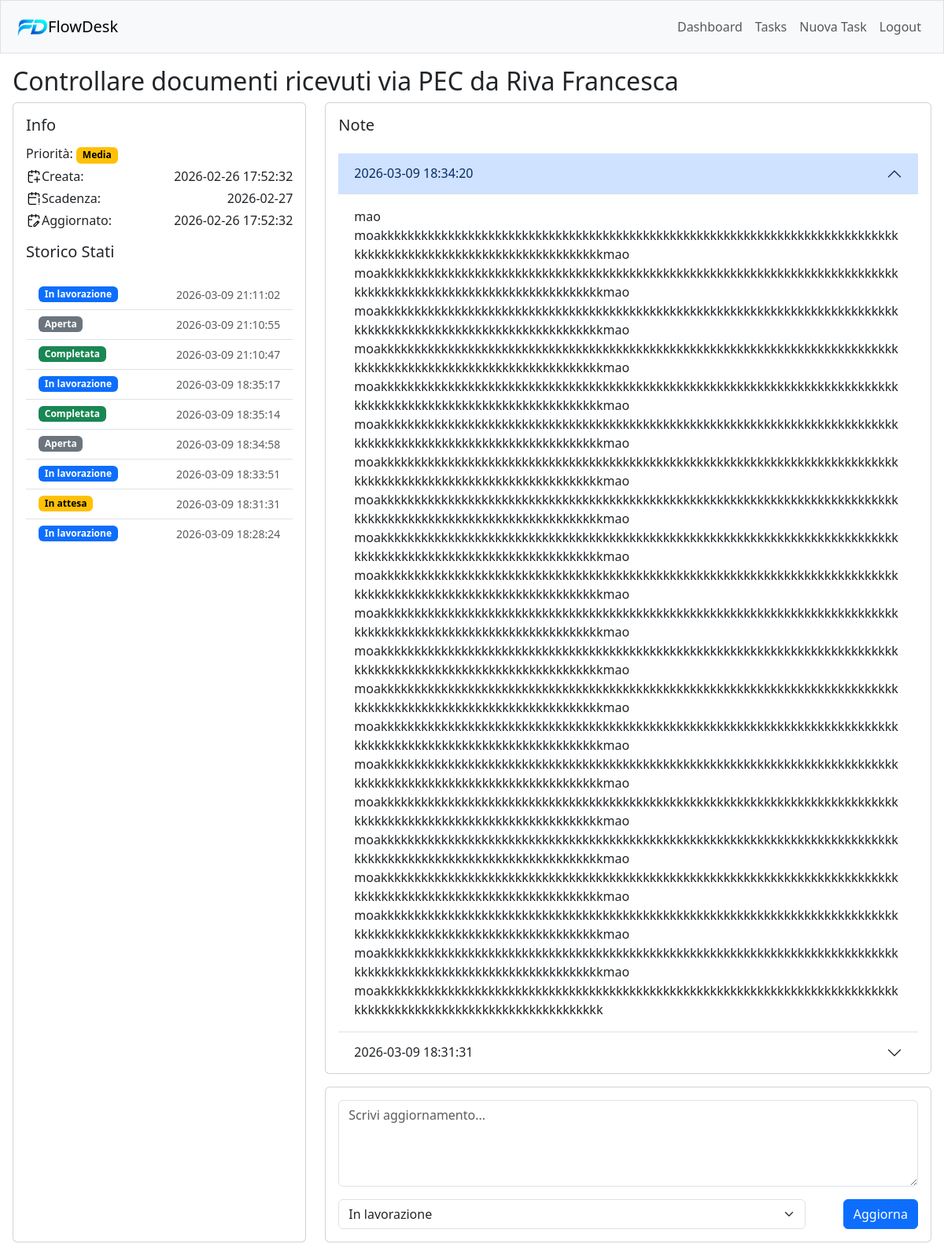
/tasks/12 (signed in), run on the app's committed database.
### tables this page shows
CREATE TABLE tasks(
    id INTEGER PRIMARY KEY AUTOINCREMENT,
    user_id INTEGER NOT NULL,
    title TEXT NOT NULL,
    priority TEXT NOT NULL CHECK (priority in ('Bassa', 'Media', 'Alta')),
    status TEXT NOT NULL CHECK (status in ('Aperta', 'In lavorazione', 'In attesa', 'Completata')),
    created_at DATETIME DEFAULT CURRENT_TIMESTAMP,
    due_date DATE,
    updated_at DATETIME DEFAULT CURRENT_TIMESTAMP,
    FOREIGN KEY (user_id) REFERENCES users(id) ON DELETE CASCADE
);

CREATE TABLE status_history(
id INTEGER PRIMARY KEY AUTOINCREMENT,
task_id INTEGER NOT NULL,
from_status TEXT,
to_status TEXT NOT NULL CHECK (to_status in ('Aperta', 'In lavorazione', 'In attesa', 'Completata')),
changed_at DATETIME DEFAULT CURRENT_TIMESTAMP,
FOREIGN KEY (task_id) REFERENCES tasks(id) ON DELETE CASCADE
);

CREATE TABLE notes(
id INTEGER PRIMARY KEY AUTOINCREMENT,
task_id INTEGER NOT NULL,
created_at DATETIME DEFAULT CURRENT_TIMESTAMP,
content TEXT NOT NULL,
FOREIGN KEY (task_id) REFERENCES tasks(id) ON DELETE CASCADE
);

### app.py (the view)
@app.route('/tasks/<int:task_id>',methods=['GET', 'POST'])
@login_required
def task_detail(task_id):
    if request.method == 'POST':
        content = request.form.get('content')
        status = request.form.get('status')
        user_id = session['user_id']
        conn = get_db_connection()
        row = conn.execute(
            'SELECT status FROM tasks WHERE id = ? AND user_id = ?',
            (task_id, user_id)
        ).fetchone()
        if row is None:
            conn.close()
            return redirect('/tasks')
        from_status = row['status']
        if (not content and status == from_status) or (status and status != from_status and status not in STATUS_ALLOWED_TRANSITIONS[from_status]):
            conn.close()
            return redirect(f'/tasks/{task_id}')
        else:
            if content:
                conn.execute('INSERT INTO notes (task_id, content) VALUES (?, ?)', (task_id, content))
                conn.execute('UPDATE tasks SET updated_at = CURRENT_TIMESTAMP WHERE id = ? AND user_id = ?', (task_id, user_id))
            if status and status != from_status and status in STATUS_ALLOWED_TRANSITIONS[from_status]:
                conn.execute('INSERT INTO status_history (task_id, from_status, to_status) VALUES (?, ?, ?)', (task_id, from_status, status))
                conn.execute('UPDATE tasks SET status = ? WHERE id = ? AND user_id = ?', (status, task_id, user_id))
                conn.execute('UPDATE tasks SET updated_at = CURRENT_TIMESTAMP WHERE id = ? AND user_id = ?', (task_id, user_id))
            conn.commit()
            conn.close()
            return redirect(f'/tasks/{task_id}')
    else:
        user_id = session['user_id']
        conn = get_db_connection()
        task = conn.execute(
            'SELECT * FROM tasks WHERE id = ? AND user_id = ?',
            (task_id, user_id)
        ).fetchone()
        if task is None:
            conn.close()
            return redirect('/tasks')
        notes = conn.execute('SELECT * FROM notes WHERE task_id = ? ORDER BY created_at DESC',(task_id,)).fetchall()
        status_history = conn.execute('SELECT * FROM status_history WHERE task_id = ? ORDER BY changed_at DESC',(task_id,)).fetchall()
        conn.close()
        return render_template('/task_detail.html', task=task, notes=notes, status_history=status_history, status_classes=STATUS_CLASSES,allowed = STATUS_ALLOWED_TRANSITIONS[task['status']], priority_class=PRIORITY_CLASSES[task['priority']])

### helpers.py (called while the page is built)
def login_required(f):
    @wraps(f)
    def decorated_function(*args, **kwargs):
        if session.get('user_id') is None:
            return redirect('/landing')
        return f(*args, **kwargs)
    return decorated_function

def get_db_connection():
    connection = sqlite3.connect('deskflow.db')
    connection.row_factory = sqlite3.Row
    return connection

### templates/task_detail.html (shortened to what this page needs)
{% extends "layout.html" %} {% block title %} Dettaglio Task {% endblock %}
{%block main %}
<div class="task-detail-page h-100 d-flex flex-column">
  <div class="flex-shrink-0">
    <h2>{{ task.title }}</h2>
  </div>
  <div class="row gy-3 flex-grow-1 h-100">
    <div class="col-md-4 d-flex gap-3 task-col-1">
      <div class="card flex-fill">
        <div
          class="card-body d-flex flex-column flex-sm-row flex-md-column gap-3"
        >
          <div
            class="flex-shrink-0 flex-sm-grow-1 flex-md-grow-0 d-flex flex-column gap-1"
          >
            <h5 class="card-title">Info</h5>
            <div>
              <p class="card-text">
                Priorità:
                <span class=" badge {{ priority_class }}"
                  >{{ task.priority }}</span
                >
              </p>
            </div>
            <div
              class="d-flex flex-row flex-md-column flex-lg-row justify-content-between gap-1"
            >
              <div class="d-flex">
                <img
                  src="/static/images/calendar-plus-svgrepo-com.svg"
                  alt="added"
                  width="20"
                />
                <p class="card-text">Creata:</p>
              </div>
              <p class="card-text">{{ task.created_at }}</p>
            </div>
            <div
              class="d-flex flex-row flex-md-column flex-lg-row justify-content-between gap-1"
            >
              <div class="d-flex">
                <img
                  src="/static/images/calendar-warning-svgrepo-com.svg"
                  alt="added"
                  width="20"
                />
                <p class="card-text">Scadenza:</p>
              </div>
              <p class="card-text">{{ task.due_date }}</p>
            </div>
            <div
              class="d-flex flex-row flex-md-column flex-lg-row justify-content-between gap-1"
            >
              <div class="d-flex">
                <img
                  src="/static/images/calendar-edit-svgrepo-com.svg"
                  alt="added"
                  width="20"
                />
                <p class="card-text">Aggiornato:</p>
              </div>
              <p class="card-text">{{ task.updated_at }}</p>
            </div>
          </div>
          <div class="flex-grow-1 d-flex flex-column gap-3">
            <h5>Storico Stati</h5>
            <div class="overflow-auto">
              <ul class="list-group list-group-flush">
                {% for row in status_history %}
                <li
                  class="list-group-item d-flex align-items-center justify-content-between"
                >
                  <span class="badge {{ status_classes[row.to_status] }}"
                    >{{ row.to_status }}</span
                  >
                  <small class="text-muted text-end">
                    {{ row.changed_at }}</small
                  >
                </li>
                {% endfor %}
              </ul>
            </div>
          </div>
        </div>
      </div>
    </div>
    <div class="col-md-8 d-flex flex-column gap-3 task-col-2">
      <div class="card flex-grow-1">
        <div class="card-body d-flex flex-column gap-3">
          <h5 class="card-title">Note</h5>
          <div
            class="accordion accordion-flush overflow-auto"
            id="notesAccordion"
          >
            {% for note in notes %}
            <div class="accordion-item">
              <h2 class="accordion-header" id="heading-{{ note.id }}">
                <button
                  class="accordion-button {% if not loop.first %}collapsed{% endif %}"
                  type="button"
                  data-bs-toggle="collapse"
                  data-bs-target="#collapse-{{ note.id }}"
                  aria-expanded="{% if loop.first %}true{% else %}false{% endif %}"
                  aria-controls="collapse-{{ note.id }}"
                >
                  {{ note.created_at }}
                </button>
              </h2>
              <div
                id="collapse-{{ note.id }}"
                class="accordion-collapse collapse {% if loop.first %}show{% endif %}"
                aria-labelledby="heading-{{ note.id }}"
                data-bs-parent="#notesAccordion"
              >
                <div class="accordion-body">{{ note.content }}</div>
              </div>
            </div>
            {% endfor %}
          </div>
        </div>
      </div>
      <div class="card flex-shrink-0">
        <div class="card-body">
          <form
            class="d-flex flex-column gap-3 h-100"
            action="/tasks/{{task.id}}"
            method="post"
          >
            <div class="flex-fill">
              <textarea
                class="form-control h-100"
                name="content"
                placeholder="Scrivi aggiornamento..."
                rows="4"
              ></textarea>
            </div>
            <div class="d-flex gap-5">
              <select name="status" class="form-select">
                <option value="{{task.status}}">{{task.status}}</option>
              </select>
              <button type="submit" class="btn btn-primary">Aggiorna</button>
            </div>
          </form>
        </div>
      </div>
    </div>
  </div>
</div>
{% endblock %}

### static/style.css (style rules this page uses)
* { box-sizing: border-box; }
body { height: 100vh; min-width: 320px; }
.task-col-1 { max-height: 45vh; }
.task-col-2 { max-height: 65vh; }
@media (min-width: 768px) { .task-col-1, .task-col-2 { max-height: 100%; } }
.task-detail-page * { min-height: 0; }

### data on the page
tasks: title "Controllare documenti ricevuti via PEC da Riva Francesca", priority "Media", created_at "2026-02-26 17:52:32", due_date "2026-02-27", updated_at "2026-02-26 17:52:32", status "In lavorazione"
status_history: to_status "In lavorazione", changed_at "2026-03-09 21:11:02"
status_history: to_status "Aperta", changed_at "2026-03-09 21:10:55"
status_history: to_status "Completata", changed_at "2026-03-09 21:10:47"
status_history: to_status "In lavorazione", changed_at "2026-03-09 18:35:17"
status_history: to_status "Completata", changed_at "2026-03-09 18:35:14"
status_history: to_status "Aperta", changed_at "2026-03-09 18:34:58"
status_history: to_status "In lavorazione", changed_at "2026-03-09 18:33:51"
status_history: to_status "In attesa", changed_at "2026-03-09 18:31:31"
status_history: to_status "In lavorazione", changed_at "2026-03-09 18:28:24"
notes: created_at "2026-03-09 18:34:20", content "mao moakkkkkkkkkkkkkkkkkkkkkkkkkkkkkkkkkkkkkkkkkkkkkkkkkkkkkkkkkkkkkkkkkkkkkkkkkkkkkkkkkkkkkkkkkkkkkkkkkkkkkkkkkkkkkkkkkkmao moakkkkkkkkkkkkkkkkkkkkkkkkkkkkkkkkkkkkkkkkkkkkkkkkkkkkkkkkkkkkkkkkkkkkkkkkkkkkkkkkkkkkkkkkkkkkkkkkkkkkkkkkkkkkkkkkkkmao moakkkkkkkkkkkkkkkkkkkkkkkkkkkkkkkkkkkkkkkkkkkkkkkkkkkkkkkkkkkkkkkkkkkkkkkkkkkkkkkkkkkkkkkkkkkkkkkkkkkkkkkkkkkkkkkkkkmao moakkkkkkkkkkkkkkkkkkkkkkkkkkkkkkkkkkkkkkkkkkkkkkkkkkkkkkkkkkkkkkkkkkkkkkkkkkkkkkkkkkkkkkkkkkkkkkkkkkkkkkkkkkkkkkkkkkmao moakkkkkkkkkkkkkkkkkkkkkkkkkkkkkkkkkkkkkkkkkkkkkkkkkkkkkkkkkkkkkkkkkkkkkkkkkkkkkkkkkkkkkkkkkkkkkkkkkkkkkkkkkkkkkkkkkkmao…"
notes: created_at "2026-03-09 18:31:31"
